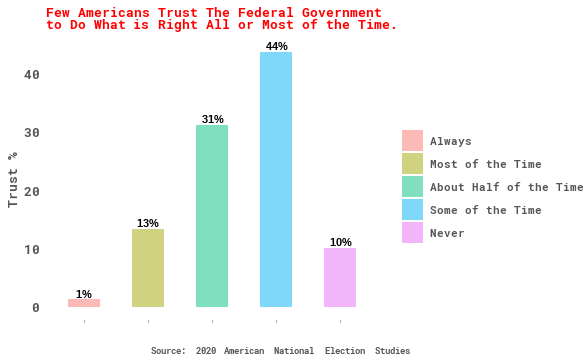

Generate this figure with R:
library(tidyverse)
library(haven)
library(survey)
library(ggtext)
library(glue)
library(showtext)
library(patchwork)


anes <- read_dta("C:\\Users\\matth\\OneDrive\\Desktop\\Data\\anes\\anes_timeseries_2020_stata_20210324.dta")
anes_df <- as.data.frame(anes)

head(anes_df$V201233)



design <- svydesign(~V200010c,  #Set up survey design
                    strata=~V200010d,
                    data=anes_df,
                    weights=~V200010a,
                    nest=TRUE
                    )
anes_tab <- svytable(~V201233, design=design)  #Create Survey Tables

anes_tab




###Create weighted percentages
count <- anes_tab %>%  
  as.data.frame() %>%
  rename(trust = V201233) %>%
  filter(trust %in% seq(1:5)) %>%
  mutate(trust = factor(trust, labels = c("Always", "Most of the Time", "About Half of the Time", "Some of the Time", "Never"))) %>%
  mutate(prop = (Freq/sum(Freq))*100)

count




##Add Fonts
##font_add_google(
  ##name="Dancing Script",
  ##family = "Dancing Script")
##showtext_auto()


###Plot
ggplot(count, aes(x=trust, y=prop, fill=trust))+
  geom_col(width=0.5, alpha=0.5)+
  #scale_fill_manual(values = c("Democrat"="blue", "Republican" = "red", "Independent" = "green"))+
  labs(x="", 
       y="Trust %",
       fill="",
       caption="Source: 2020 American National Election Studies",
       subtitle = "<span style=color:'blue'>Few Americans Trust The Federal Government <br> to Do What is Right All or Most of the Time.</span>")+
  geom_text(aes(label = paste0(round(prop), "%")),
            size = 3, fontface = "bold", vjust=-.25) +
  theme_minimal()+
  theme(text = element_text(family = "Roboto Mono"),
        panel.grid = element_blank(),
        plot.title = element_text(size = 12,face = "bold", color = "#535657", hjust = 0.5, vjust = -1),
        plot.subtitle = element_markdown(size = 10,face = "bold", color = "#535657", hjust = 0, vjust = -4),
        axis.title.x = element_text(size = 10, face = "bold", color = "#535657", vjust = -2),
        axis.title.y = element_text(size = 10, face = "bold", color = "#535657"),
        axis.text.x = element_blank(),
        axis.text.y = element_text(size = 10, face = "bold", color = "#535657"),
        axis.ticks.x = element_line(colour = "#b2b2b2"),
        plot.caption = element_markdown(size = 7,face = "bold", color = "#535657", hjust = 1.5, vjust = -1),
        legend.text = element_text(size = 8,face = "bold", color = "#535657"),
        legend.title = element_text(size = 8,face = "bold", color = "#535657"))
